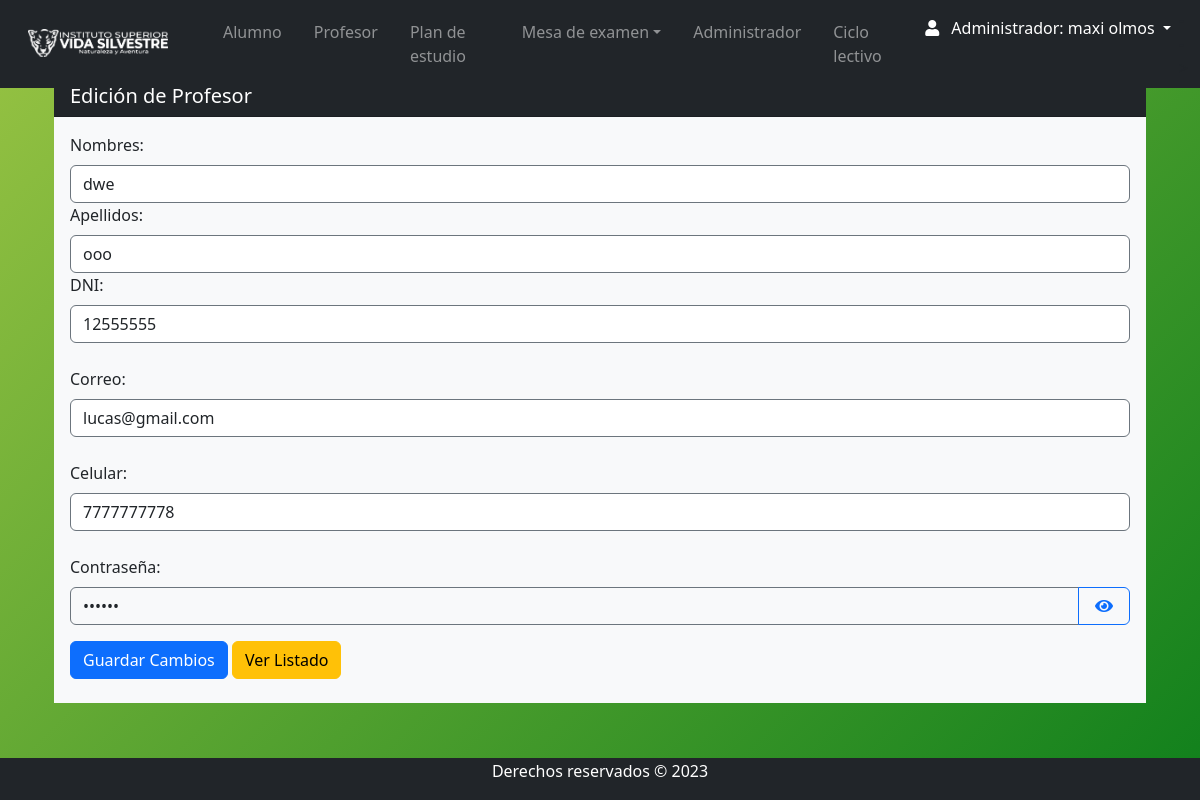
The page /Views/admin/profe_edit.php?id=14 (signed in) on the database its author committed.
### tables this page shows
CREATE TABLE `persona` (
  `id_persona` int(11) NOT NULL,
  `nombre` varchar(35) NOT NULL,
  `apellido` varchar(35) NOT NULL,
  `fecha_nacimiento` date NOT NULL,
  `DNI` int(11) NOT NULL,
  `celular` varchar(15) DEFAULT NULL,
  `email_correo` varchar(100) DEFAULT NULL,
  `direccion` varchar(55) DEFAULT NULL,
  `fecha_ingreso` date DEFAULT NULL,
  `pais` varchar(55) DEFAULT NULL,
  `ciudad` varchar(55) DEFAULT NULL,
  `contraseña` varchar(10) DEFAULT NULL,
  `id_rol` int(11) NOT NULL,
  `genero` varchar(15) DEFAULT NULL,
  `legajo` int(11) DEFAULT NULL,
  `titulo` varchar(100) DEFAULT NULL,
  `estado` varchar(11) DEFAULT NULL
);

### Views/admin/profe_edit.php (the view, shortened to what this page needs)
<?php
require '../../conn/connection.php';
if (isset($_GET['id'])) {
    $id_profe = $_GET['id'];
    $consulta_profe = $db->prepare("SELECT * FROM persona WHERE id_persona = :id");
    $consulta_profe->bindParam(':id', $id_profe, PDO::PARAM_INT);
    $consulta_profe->execute();
    $profesor = $consulta_profe->fetch();
} else {
    die('Ha ocurrido un error');
}
?>
<?php require 'navbar.php'; ?>
    <div class="container mt-3">
        <div class="row m-auto">
            <div class="col-sm">
                <div class="card rounded-2 border-0">
                    <h5 class="card-header bg-dark text-white">Edición de Profesor</h5>
                    <div class="card-body bg-light">
                        <form method="post" class="form" action="">
                            <label>Nombres:</label>
                            <input type="text" class="form-control" required name="nombre" autocomplete="off" value="<?php echo htmlspecialchars($profesor['nombre']); ?>" maxlength="45">
                            <label>Apellidos:</label>
                            <input type="text" class="form-control" required name="apellido" autocomplete="off" value="<?php echo htmlspecialchars($profesor['apellido']); ?>" maxlength="45">
                            <label>DNI:</label>
                            <input type="text" class="form-control" required name="dni" id="dni" autocomplete="off" value="<?php echo htmlspecialchars($profesor['DNI']); ?>" maxlength="8">
                            <br>
                            <label>Correo:</label>
                            <input type="email" class="form-control" required name="email" id="email" autocomplete="off" value="<?php echo htmlspecialchars($profesor['email_correo']); ?>" maxlength="45">
                            <br>
                            <label>Celular:</label>
                            <input type="tel" class="form-control" required name="celular" id="celular" autocomplete="off" value="<?php echo htmlspecialchars($profesor['celular']); ?>" maxlength="10">
                            <br>
                            <label>Contraseña:</label>
                            <div class="input-group">
                                <input class="form-control bg-light" type="password" name="contrasena" id="password" required value="<?php echo htmlspecialchars($profesor['contraseña']); ?>" maxlength="10">
                                <button type="button" class="btn btn-outline-primary" name="toggle-eye" id="toggle-eye" onclick="togglePasswordVisibility()">
                                    <i class="fas fa-eye p-1"></i>
                                </button>
                            </div>
                            <div class="mt-3 mb-2">
                                <button type="submit" class="btn btn-primary" name="modificar" onclick="return confirm('¿Estás seguro de guardar los cambios?')">Guardar Cambios</button>
                                <a class="btn btn-warning" href="profe_index.php">Ver Listado</a>
                            </div>
                        </form>
                    </div>
                </div>
            </div>
        </div>
    </div>
<?php require 'footer.php'; ?>

### css/style.css (style rules this page uses)
body { background: linear-gradient(135deg, #98c343, #10801c); position: relative; padding-bottom: 10px; min-height: 100vh; }
input { border-style: solid !important; border-color: #6c757d !important; border-width: 1.5px !important; }

### rows shown on the page
persona: nombre "dwe", apellido "ooo", dni "12555555", email "lucas@gmail.com", celular "7777777778"

### other values the page prints
$_SESSION['nombre'] "maxi"
$_SESSION['apellido'] "olmos"
